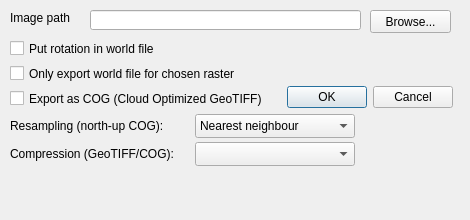
<?xml version="1.0" encoding="UTF-8"?>
<ui version="4.0">
 <class>ExportGeorefRasterDialog</class>
 <widget class="QDialog" name="ExportGeorefRasterDialog">
  <property name="geometry">
   <rect>
    <x>0</x>
    <y>0</y>
    <width>470</width>
    <height>220</height>
   </rect>
  </property>
  <property name="windowTitle">
   <string>Export georeferenced raster</string>
  </property>
  <widget class="QDialogButtonBox" name="buttonBox">
   <property name="geometry">
    <rect>
     <x>112</x>
     <y>81</y>
     <width>341</width>
     <height>32</height>
    </rect>
   </property>
   <property name="orientation">
    <enum>Qt::Horizontal</enum>
   </property>
   <property name="standardButtons">
    <set>QDialogButtonBox::Cancel|QDialogButtonBox::Ok</set>
   </property>
  </widget>
  <widget class="QLineEdit" name="lineEditImagePath">
   <property name="geometry">
    <rect>
     <x>90</x>
     <y>10</y>
     <width>271</width>
     <height>20</height>
    </rect>
   </property>
  </widget>
  <widget class="QPushButton" name="pushButtonBrowse">
   <property name="geometry">
    <rect>
     <x>370</x>
     <y>10</y>
     <width>81</width>
     <height>23</height>
    </rect>
   </property>
   <property name="text">
    <string>Browse...</string>
   </property>
  </widget>
  <widget class="QLabel" name="label">
   <property name="geometry">
    <rect>
     <x>10</x>
     <y>10</y>
     <width>71</width>
     <height>16</height>
    </rect>
   </property>
   <property name="text">
    <string>Image path</string>
   </property>
  </widget>
  <widget class="QCheckBox" name="checkBoxRotationMode">
   <property name="geometry">
    <rect>
     <x>10</x>
     <y>40</y>
     <width>247</width>
     <height>17</height>
    </rect>
   </property>
   <property name="toolTip">
    <string>&lt;html&gt;&lt;head/&gt;&lt;body&gt;&lt;p&gt;If checked, the raster will be exported as is and the world file will contain the rotation, scaling and translation. Some GIS software may not be able to georeference the raster correctly in this mode. If unchecked, the raster will be modified with the rotation and the scaling between axis and the world file will contain the rest of the transformation.&lt;/p&gt;&lt;/body&gt;&lt;/html&gt;</string>
   </property>
   <property name="text">
    <string>Put rotation in world file </string>
   </property>
  </widget>
  <widget class="QCheckBox" name="checkBoxOnlyWorldFile">
   <property name="geometry">
    <rect>
     <x>10</x>
     <y>65</y>
     <width>279</width>
     <height>17</height>
    </rect>
   </property>
   <property name="toolTip">
    <string>&lt;html&gt;&lt;head/&gt;&lt;body&gt;&lt;p&gt;If checked, only the world file will be exported and the chosen file will not be overwritten. The rotation will be included in the world file.&lt;/p&gt;&lt;/body&gt;&lt;/html&gt;</string>
   </property>
   <property name="text">
    <string>Only export world file for chosen raster</string>
   </property>
  </widget>
  <widget class="QCheckBox" name="checkBoxExportCOG">
   <property name="geometry">
    <rect>
     <x>10</x>
     <y>90</y>
     <width>441</width>
     <height>17</height>
    </rect>
   </property>
   <property name="toolTip">
    <string>&lt;html&gt;&lt;head/&gt;&lt;body&gt;&lt;p&gt;Export a Cloud Optimized GeoTIFF built from the original raster file (any band count / data type is preserved) with the georeferencing of the layer.&lt;/p&gt;&lt;/body&gt;&lt;/html&gt;</string>
   </property>
   <property name="text">
    <string>Export as COG (Cloud Optimized GeoTIFF)</string>
   </property>
  </widget>
  <widget class="QLabel" name="labelResampling">
   <property name="geometry">
    <rect>
     <x>10</x>
     <y>118</y>
     <width>180</width>
     <height>16</height>
    </rect>
   </property>
   <property name="text">
    <string>Resampling (north-up COG):</string>
   </property>
  </widget>
  <widget class="QComboBox" name="comboBoxResampling">
   <property name="geometry">
    <rect>
     <x>195</x>
     <y>114</y>
     <width>160</width>
     <height>24</height>
    </rect>
   </property>
   <property name="toolTip">
    <string>Resampling method used when the rotation is baked into pixels (north-up COG)</string>
   </property>
   <item>
    <property name="text">
     <string>Nearest neighbour</string>
    </property>
   </item>
   <item>
    <property name="text">
     <string>Bilinear</string>
    </property>
   </item>
   <item>
    <property name="text">
     <string>Cubic</string>
    </property>
   </item>
  </widget>
  <widget class="QLabel" name="labelCompression">
   <property name="geometry">
    <rect>
     <x>10</x>
     <y>146</y>
     <width>180</width>
     <height>16</height>
    </rect>
   </property>
   <property name="text">
    <string>Compression (GeoTIFF/COG):</string>
   </property>
  </widget>
  <widget class="QComboBox" name="comboBoxCompression">
   <property name="geometry">
    <rect>
     <x>195</x>
     <y>142</y>
     <width>160</width>
     <height>24</height>
    </rect>
   </property>
   <property name="toolTip">
    <string>&lt;html&gt;&lt;head/&gt;&lt;body&gt;&lt;p&gt;Compression of the exported GeoTIFF / COG. DEFLATE and ZSTD are lossless; JPEG and WEBP are lossy (much smaller files, photographic content). JPEG cannot store the alpha band added by the north-up warp: DEFLATE is used instead in that case. If this GDAL build lacks a codec, DEFLATE is used as a fallback.&lt;/p&gt;&lt;/body&gt;&lt;/html&gt;</string>
   </property>
  </widget>
 </widget>
 <resources/>
 <connections>
  <connection>
   <sender>buttonBox</sender>
   <signal>accepted()</signal>
   <receiver>ExportGeorefRasterDialog</receiver>
   <slot>accept()</slot>
   <hints>
    <hint type="sourcelabel">
     <x>248</x>
     <y>254</y>
    </hint>
    <hint type="destinationlabel">
     <x>157</x>
     <y>274</y>
    </hint>
   </hints>
  </connection>
  <connection>
   <sender>buttonBox</sender>
   <signal>rejected()</signal>
   <receiver>ExportGeorefRasterDialog</receiver>
   <slot>reject()</slot>
   <hints>
    <hint type="sourcelabel">
     <x>316</x>
     <y>260</y>
    </hint>
    <hint type="destinationlabel">
     <x>286</x>
     <y>274</y>
    </hint>
   </hints>
  </connection>
 </connections>
</ui>
